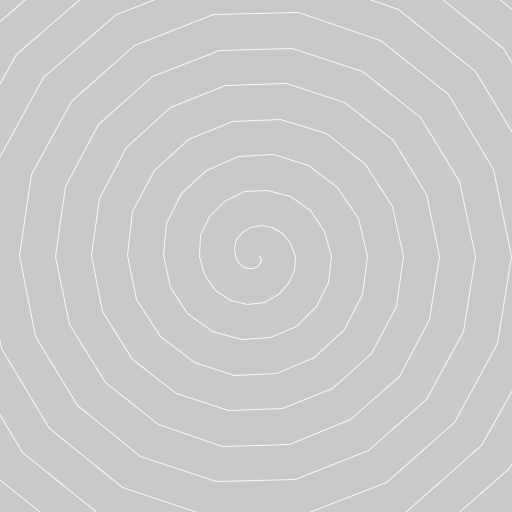
Frame 1 (no input)
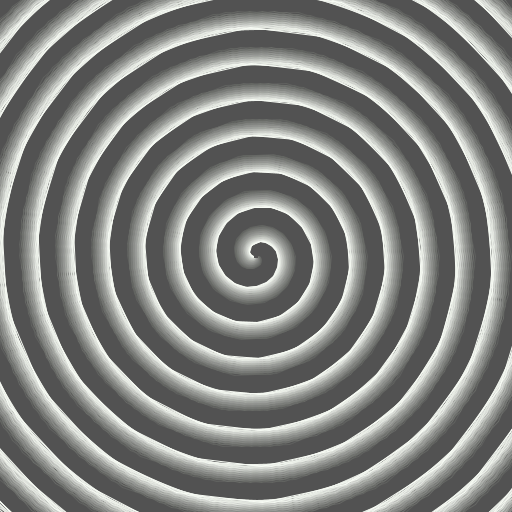
Frame 60 (the mouse pressed at the canvas centre just before this capture)
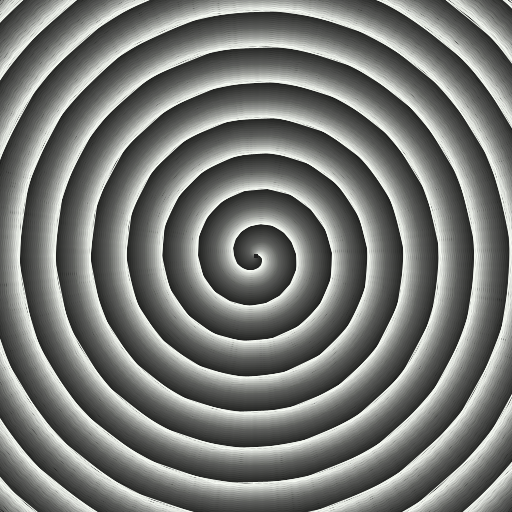
Frame 120 (the mouse held since frame 60 and released just before this capture)

The Processing sketch that drew these frames (run headless with seeded random() and noise(); from frame 60 on, the mouse is pressed at the canvas centre):

// Processing sketch: processing_72994
// ── processing_72994.pde

float a=0.0, d=18, r, x0, x1, x2, y0, y1, y2;
float re=random(10), gr=random(10), bl=random(10);
 
void setup() {
  size(512, 512);
  x0=width/2;
  y0=height/2;
  smooth();
}
 
void draw() {
  //background(0);
  noStroke();
  fill(re, gr, bl, 4);
  rect(0, 0, width, height);
  stroke(255-re, 255-gr, 255-bl);
  r=height/164;
  
  for(int i=0; i<d*10; i++) {
    x1=x0+r*cos(a+TWO_PI*i/d);
    y1=y0+r*sin(a+TWO_PI*i/d);
    r+=2;
    x2=x0+r*cos(a+TWO_PI*(i+1)/d);
    y2=y0+r*sin(a+TWO_PI*(i+1)/d);
      line(x1, y1, x2, y2);
  }
  a+=TWO_PI/d/7;
}
